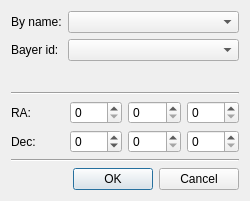
<?xml version="1.0" encoding="UTF-8"?>
<ui version="4.0">
 <class>GotoDialog</class>
 <widget class="QDialog" name="GotoDialog">
  <property name="enabled">
   <bool>true</bool>
  </property>
  <property name="geometry">
   <rect>
    <x>0</x>
    <y>0</y>
    <width>250</width>
    <height>201</height>
   </rect>
  </property>
  <property name="sizePolicy">
   <sizepolicy hsizetype="Fixed" vsizetype="Fixed">
    <horstretch>0</horstretch>
    <verstretch>0</verstretch>
   </sizepolicy>
  </property>
  <property name="windowTitle">
   <string>Go to...</string>
  </property>
  <property name="modal">
   <bool>true</bool>
  </property>
  <layout class="QGridLayout" name="gridLayout_2">
   <item row="0" column="0">
    <layout class="QVBoxLayout" name="verticalLayout">
     <property name="sizeConstraint">
      <enum>QLayout::SetMinimumSize</enum>
     </property>
     <item>
      <layout class="QFormLayout" name="formLayout">
       <property name="fieldGrowthPolicy">
        <enum>QFormLayout::AllNonFixedFieldsGrow</enum>
       </property>
       <item row="0" column="1">
        <widget class="QComboBox" name="star_name_combo"/>
       </item>
       <item row="1" column="0">
        <widget class="QLabel" name="label_4">
         <property name="text">
          <string>Bayer id:</string>
         </property>
        </widget>
       </item>
       <item row="1" column="1">
        <widget class="QComboBox" name="star_bayer_combo"/>
       </item>
       <item row="0" column="0">
        <widget class="QLabel" name="label_3">
         <property name="text">
          <string>By name:</string>
         </property>
        </widget>
       </item>
      </layout>
     </item>
     <item>
      <widget class="Line" name="line">
       <property name="orientation">
        <enum>Qt::Horizontal</enum>
       </property>
      </widget>
     </item>
     <item>
      <layout class="QGridLayout" name="gridLayout">
       <item row="0" column="2">
        <widget class="QSpinBox" name="ra_m">
         <property name="maximum">
          <number>59</number>
         </property>
        </widget>
       </item>
       <item row="0" column="3">
        <widget class="QSpinBox" name="ra_s">
         <property name="maximum">
          <number>59</number>
         </property>
        </widget>
       </item>
       <item row="1" column="2">
        <widget class="QSpinBox" name="dec_m">
         <property name="maximum">
          <number>59</number>
         </property>
        </widget>
       </item>
       <item row="1" column="0">
        <widget class="QLabel" name="label_2">
         <property name="text">
          <string>Dec:</string>
         </property>
        </widget>
       </item>
       <item row="1" column="3">
        <widget class="QSpinBox" name="dec_s">
         <property name="maximum">
          <number>59</number>
         </property>
        </widget>
       </item>
       <item row="0" column="1">
        <widget class="QSpinBox" name="ra_h">
         <property name="maximum">
          <number>23</number>
         </property>
        </widget>
       </item>
       <item row="0" column="0">
        <widget class="QLabel" name="label">
         <property name="text">
          <string>RA:</string>
         </property>
        </widget>
       </item>
       <item row="1" column="1">
        <widget class="QSpinBox" name="dec_d">
         <property name="minimum">
          <number>-90</number>
         </property>
         <property name="maximum">
          <number>90</number>
         </property>
        </widget>
       </item>
      </layout>
     </item>
     <item>
      <widget class="Line" name="line_2">
       <property name="orientation">
        <enum>Qt::Horizontal</enum>
       </property>
      </widget>
     </item>
     <item>
      <widget class="QDialogButtonBox" name="buttonBox">
       <property name="orientation">
        <enum>Qt::Horizontal</enum>
       </property>
       <property name="standardButtons">
        <set>QDialogButtonBox::Cancel|QDialogButtonBox::Ok</set>
       </property>
      </widget>
     </item>
    </layout>
   </item>
  </layout>
  <zorder>verticalLayoutWidget</zorder>
  <zorder></zorder>
 </widget>
 <tabstops>
  <tabstop>star_name_combo</tabstop>
  <tabstop>star_bayer_combo</tabstop>
  <tabstop>ra_h</tabstop>
  <tabstop>ra_m</tabstop>
  <tabstop>ra_s</tabstop>
  <tabstop>dec_d</tabstop>
  <tabstop>dec_m</tabstop>
  <tabstop>dec_s</tabstop>
  <tabstop>buttonBox</tabstop>
 </tabstops>
 <resources/>
 <connections>
  <connection>
   <sender>buttonBox</sender>
   <signal>rejected()</signal>
   <receiver>GotoDialog</receiver>
   <slot>reject()</slot>
   <hints>
    <hint type="sourcelabel">
     <x>258</x>
     <y>219</y>
    </hint>
    <hint type="destinationlabel">
     <x>275</x>
     <y>238</y>
    </hint>
   </hints>
  </connection>
  <connection>
   <sender>buttonBox</sender>
   <signal>accepted()</signal>
   <receiver>GotoDialog</receiver>
   <slot>accept()</slot>
   <hints>
    <hint type="sourcelabel">
     <x>249</x>
     <y>219</y>
    </hint>
    <hint type="destinationlabel">
     <x>157</x>
     <y>238</y>
    </hint>
   </hints>
  </connection>
 </connections>
</ui>
